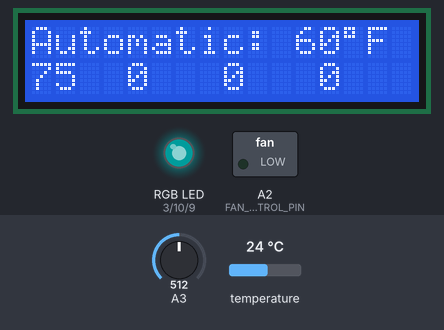
A sketch run on a simulated Arduino Uno, built with avr-gcc and run on an emulated ATmega328P. Parts: 16×2 character LCD, switched loads named in the sketch (green lamp = pin HIGH), an RGB LED mixed from three pins (HIGH = lit). The test bench sets the inputs (shaded band); at power-on: A3 = 512, temperature 24 °C. Dim RGB values are drawn brighter than linear.

Above: at 1.2 s.
1.3 s: A3 set to 486
At 4.0 s:
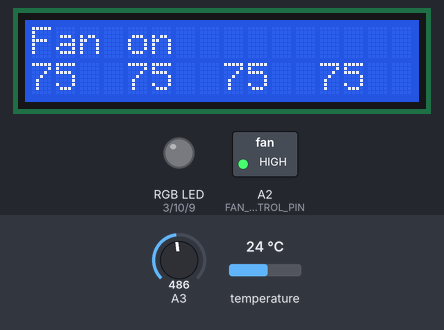
4.3 s: A3 set to 286
7.3 s: A3 set to 261
At 8.0 s:
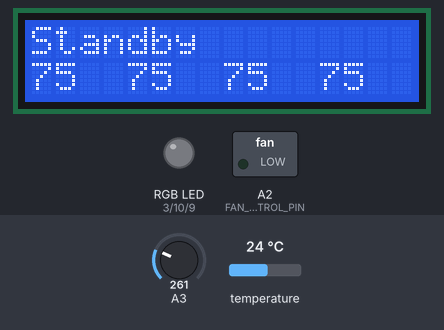
10.3 s: temperature set to 12 °C
At 11.4 s:
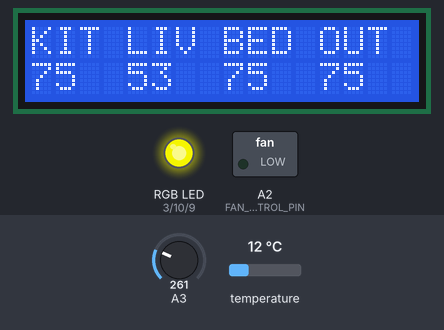
13.3 s: temperature set to 19 °C
At 14.4 s:
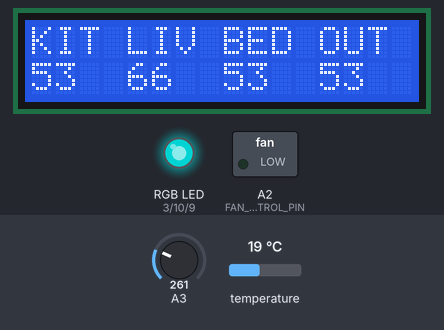
16.3 s: temperature set to 28 °C
At 20.0 s:
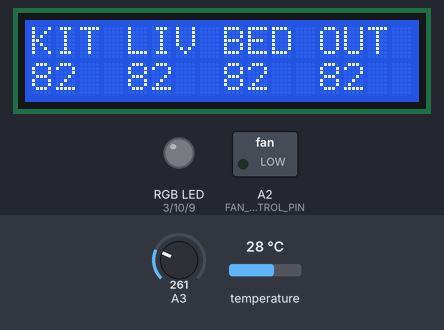
Timing chart, 0 to 20.3 s (numbered marks = the images above; inputs shaded):
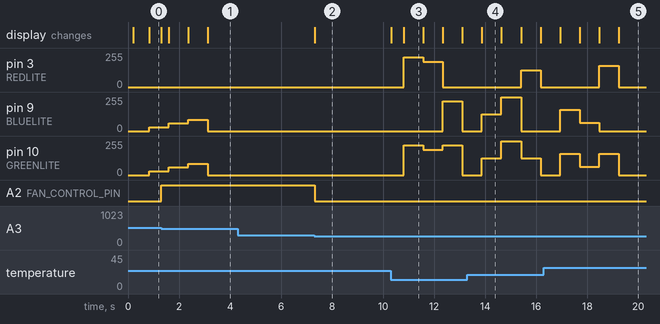

Measured:
- the behaviour switches between 500 and 499 on A3 (found by bisection; images 0 and 1)
- the behaviour switches between 275 and 274 on A3 (found by bisection; images 1 and 2)
- after the input at 1.3 s, A2 (FAN_CONTROL_PIN): LOW → HIGH at once; the display: first changes at once (image 1 shows a later state)
- after the input at 4.3 s, every drawn part: stays the same
- after the input at 7.3 s, A2 (FAN_CONTROL_PIN): HIGH → LOW at once; the display: changes at once (image 2)
- after the input at 10.3 s, pin 3 (REDLITE): 0/255 → 223/255 after 0.50 s, → 190/255 0.77 s later, → 0/255 0.77 s later; pin 9 (BLUELITE): 0/255 → 223/255 after 2.0 s, → 0/255 0.77 s later
- after the input at 13.3 s, pin 3 (REDLITE): 0/255 → 127/255 after 2.1 s, → 0/255 0.77 s later; pin 9 (BLUELITE): 0/255 → 127/255 after 0.57 s, → 255/255 0.77 s later, → 0/255 0.77 s later; pin 10 (GREENLITE): 0/255 → 127/255 after 0.57 s, → 255/255 0.77 s later, → 127/255 0.77 s later, → 0/255 0.77 s later; the display: changes after 0.57 s (image 4)
- after the input at 16.3 s, pin 3 (REDLITE): 0/255 → 159/255 after 2.2 s, → 0/255 0.77 s later; pin 9 (BLUELITE): 0/255 → 159/255 after 0.64 s, → 62/255 0.77 s later, → 0/255 0.77 s later

The sketch:

fan_controler.ino
```cpp
#include <OneWire.h>
#include <LiquidCrystal.h>
#include <Wire.h>

// OneWire DS18S20, DS18B20, DS1822 Temperature Example
//
// http://www.pjrc.com/teensy/td_libs_OneWire.html
//
// The DallasTemperature library can do all this work for you!
// http://milesburton.com/Dallas_Temperature_Control_Library

OneWire  ds(4);  // on pin 10 (a 4.7K resistor is necessary)

byte addr0[] = {
  0x28, 0xE9, 0x5C, 0x43, 0x6, 0x0, 0x0, 0xAC};
byte addr1[] = {
  0x28, 0x78, 0x35, 0x44, 0x6, 0x0, 0x0, 0x4E};
byte addr2[] = {
  0x28, 0x1D, 0x57, 0x44, 0x6, 0x0, 0x0, 0xF4};
byte addr3[] = {
  0x28, 0xB9, 0x2B, 0x43, 0x6, 0x0, 0x0, 0xBE};

#define NUMBER_OF_SENSORS 4
byte* addrs[NUMBER_OF_SENSORS];

float temperatures[NUMBER_OF_SENSORS];

byte sensorIndex = 0;

// lcd setup - https://learn.adafruit.com/character-lcds/rgb-backlit-lcds

#define REDLITE 3
#define GREENLITE 10
#define BLUELITE 9
// initialize the library with the numbers of the interface pins
LiquidCrystal lcd(7, 8, 6, 5, 11, 12);
// you can change the overall brightness by range 0 -> 255
int brightness = 255;


byte dial = 50;
unsigned long lastDialChangeTime;
void readDial() {
  static byte lastDial = 0;
  int rawDial = analogRead(3);
  // todo: consider allowing for a small amount of jitter in the raw values (beyond what map adds) without counting it as a change
  // maybe something from http://playground.arduino.cc/Main/RunningAverage
  dial = map(rawDial, 0, 1023, 40, 81); // <60 is special, 60-80 is temperature target
  if (dial != lastDial) {
    lastDial = dial;
    lastDialChangeTime = millis();
  }
  // fake cooperative threading - everything checks the clock rather than calling delay()
}

/**
 * Modes:
 * 0 = off
 * 1 = standby (fan off, display on)
 * 2 = on (fan on constantly)
 * 3 = auto (fan adjusts based on temperature)
 */
#define FAN_OFF 0
#define FAN_STANDBY 1
#define FAN_ON 2
#define FAN_AUTO 3
int getMode() {
  if ( dial < 42 ) {
    return FAN_OFF;
  }
  if ( dial < 51 ) {
    return FAN_STANDBY;
  }
  if ( dial < 60 ) {
    return FAN_ON;
  }
  return FAN_AUTO;
}


const int FAN_CONTROL_PIN = A2; // ran out of digital pins between the screen and sensors (mainly the screen). Fortuinately the analog in pins can double as digital pins.


void setup(void) {
  // set up the LCD's number of rows and columns:
  lcd.begin(16, 2);

  addrs[0] = addr0;
  addrs[1] = addr1;
  addrs[2] = addr2;
  addrs[3] = addr3;

  pinMode(REDLITE, OUTPUT);
  pinMode(GREENLITE, OUTPUT);
  pinMode(BLUELITE, OUTPUT);

  setBacklight(255, 255, 255);

  lastDialChangeTime = millis();

  pinMode(FAN_CONTROL_PIN, OUTPUT);
}

void loop(void) {
  readDial();
  updateBrightness();
  tickSensors();
  tickDisplay();
  tickFanControl();
}

void updateBrightness() {
  if (getMode() == FAN_OFF) {
    brightness = 0;
    setBacklight(0,0,0);
  } else {
    // todo: get a light sensor and base brightness off of it
    brightness = 255;
  }

}

void tickDisplay() {
  const int waitLength = 200; // in ms. 200ms = 5 frames per second
  static unsigned long previousMillis = 0;
  unsigned long currentMillis = millis();
  int otherColors;
  int maxTemperatureDiff = 8; // how many degrees outside needs to be from the inside before the screen color is 100% red or blue

  // todo: extract this no-delay delay to a function
  if ( (currentMillis > previousMillis  && currentMillis - previousMillis > waitLength) // normal case
  || (currentMillis < previousMillis && currentMillis > waitLength) // millis() rolled over to 0 recently, wait a little extra time. Happens ~ every 4 days.
  ) {
    // line 1 - usually display the opening text, but when the dial changes, display the new value for 3 seconds
    lcd.setCursor(0,0);
    if (currentMillis < (lastDialChangeTime + 3000)) {
      switch (getMode()) {
        case FAN_OFF:
          lcd.clear();
          return;
        case FAN_STANDBY:
          lcd.print("Standby         ");
          break;
        case FAN_ON:
          lcd.print("Fan on          ");
          break;
        case FAN_AUTO:
          lcd.print("Automatic: " + String(dial));
          lcd.print((char)223); // degree symbol (°)
          lcd.print("F");
      }
    }
    else {
      lcd.print("KIT LIV BED OUT ");
    }

    // line 2
    for(byte i = 0; i<NUMBER_OF_SENSORS; i++) {
      // choose the column for this temp
      byte col = i*4;
      lcd.setCursor(col, 1);
      lcd.print((int)temperatures[i]);
      lcd.print(" "); // this is for when the temp drops from 100 to 99 - otherwise the screen would read 990
    }

    float diff = getInsideTemp() - getOutsideTemp();
    if (diff > 0) {
      // it's hotter inside - show red
      otherColors = map(diff, 0, maxTemperatureDiff, 255, 0);
      setBacklight(255, otherColors, otherColors);
    }
    else {
      otherColors = map(diff, 0, -maxTemperatureDiff, 255, 0);
      setBacklight(otherColors, otherColors, 255);
    }
  }
}

void tickSensors() {
  if (getMode() == FAN_OFF) {
    return;
  }

  byte i;
  byte type_s;
  byte data[12];
  byte* addr = addrs[sensorIndex];
  float celsius, fahrenheit;
  static byte waiting = false;
  const int waitLength = 750; // in ms. 750 should be enough per documentation.
  static unsigned long previousMillis = 0;
  unsigned long currentMillis = millis();

  if (OneWire::crc8(addr, 7) != addr[7]) {
    temperatures[sensorIndex] = -1;
    sensorIndex++; // todo: figure out how to do this better
    return;
  }

  if(!waiting) {
    // the first ROM byte indicates which chip
    switch (addr[0]) {
    case 0x10:
      //lcd.print("  Chip = DS18S20");  // or old DS1820
      type_s = 1;
      break;
    case 0x28:
      //lcd.print("  Chip = DS18B20");
      type_s = 0;
      break;
    case 0x22:
      //lcd.print("  Chip = DS1822");
      type_s = 0;
      break;
    default:
      //lcd.print("Device is not a DS18x20 family device.");
      return;
    }

    ds.reset();
    ds.select(addr);
    ds.write(0x44, 1);        // start conversion, with parasite power on at the end
    waiting = true;
    previousMillis = currentMillis;
  }
  else {
    // were waiting on the sensor.
    if ( (currentMillis > previousMillis  && currentMillis - previousMillis > waitLength) // normal case
    || (currentMillis < previousMillis && currentMillis > waitLength) // millis() rolled over to 0 recently, wait a little extra time. Happens ~ every 4 days.
    ) {

      waiting = false;
      ds.reset();
      ds.select(addr);
      ds.write(0xBE);         // Read Scratchpad

      for ( i = 0; i < 9; i++) {           // we need 9 bytes
        data[i] = ds.read();
      }

      // Convert the data to actual temperature
      // because the result is a 16 bit signed integer, it should
      // be stored to an "int16_t" type, which is always 16 bits
      // even when compiled on a 32 bit processor.
      int16_t raw = (data[1] << 8) | data[0];
      if (type_s) {
        raw = raw << 3; // 9 bit resolution default
        if (data[7] == 0x10) {
          // "count remain" gives full 12 bit resolution
          raw = (raw & 0xFFF0) + 12 - data[6];
        }
      }
      else {
        byte cfg = (data[4] & 0x60);
        // at lower res, the low bits are undefined, so let's zero them
        if (cfg == 0x00) raw = raw & ~7;  // 9 bit resolution, 93.75 ms
        else if (cfg == 0x20) raw = raw & ~3; // 10 bit res, 187.5 ms
        else if (cfg == 0x40) raw = raw & ~1; // 11 bit res, 375 ms
        //// default is 12 bit resolution, 750 ms conversion time
      }
      celsius = (float)raw / 16.0;
      fahrenheit = celsius * 1.8 + 32.0;

      temperatures[sensorIndex] = fahrenheit;

      sensorIndex++;
      if (sensorIndex >= NUMBER_OF_SENSORS) {
        sensorIndex = 0;
      }
    }
  }
}

void tickFanControl() {
  byte mode = getMode();
  switch (mode) {
    case FAN_OFF:
    case FAN_STANDBY:
      digitalWrite(FAN_CONTROL_PIN, LOW);
      break;
    case FAN_ON:
      digitalWrite(FAN_CONTROL_PIN, HIGH);
      break;
    case FAN_AUTO:
      static byte previousDial = dial;
      static const int waitLength = 2 * 60 * 1000; // in ms. 2*60*1000 = 2 minutes
      static unsigned long previousMillis = 0;
      unsigned long currentMillis = millis();
      if ( (currentMillis > previousMillis  && currentMillis - previousMillis > waitLength) // normal case
      || (currentMillis < previousMillis && currentMillis > waitLength) // millis() rolled over to 0 recently, wait a little extra time. Happens ~ every 4 days.
      || previousDial != dial // trigger immediately when the dial changes
      ) {
        previousMillis = currentMillis;
        previousDial = dial;
        int in = getInsideTemp();
        int out = getOutsideTemp();
        // if it's warmer inside than out AND outside is cooler than the target temp, turn the fan on
        if (in > out && out < dial) {
          digitalWrite(FAN_CONTROL_PIN, HIGH);
        } else {
          digitalWrite(FAN_CONTROL_PIN, LOW);
        }
      }
      break;
  }
}

// todo: make these adjustable to arbitrary numbers of sensors
// assumes the first three sensors are inside
float getInsideTemp() {
  return (temperatures[0] + temperatures[1] + temperatures[2])/3.0;
}
// assumes the last sensor is outside
float getOutsideTemp() {
  return temperatures[3];
}

void setBacklight(uint8_t r, uint8_t g, uint8_t b) {
  // normalize the red LED - its brighter than the rest!
  //r = map(r, 0, 255, 0, 100);
  //g = map(g, 0, 255, 0, 150);
  r = map(r, 0, 255, 0, brightness);
  g = map(g, 0, 255, 0, brightness);
  b = map(b, 0, 255, 0, brightness);
  // common anode so invert!
  r = map(r, 0, 255, 255, 0);
  g = map(g, 0, 255, 255, 0);
  b = map(b, 0, 255, 255, 0);
  analogWrite(REDLITE, r);
  analogWrite(GREENLITE, g);
  analogWrite(BLUELITE, b);
}
```
